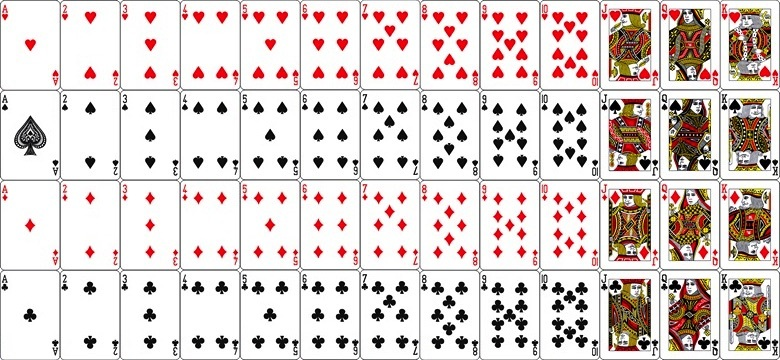
#> input picture cards.jpg, 780 x 360 px, found by its file name
$ python 6-11.12.py
#> lines starting #> are read from the running program, lines starting #| are printed output that depends on the picture
import requests
import cv2 as cv
import os
import matplotlib.pyplot as plt
import numpy as np
import random

card_images = []

def load_image():
  image_name = 'cards.jpg'
  vsplit_number = 4
  hsplit_number = 13

  if not os.path.isfile(image_name):
    response = requests.get('http://3156.bz/techgym/cards.jpg', allow_redirects=False)
    with open(image_name, 'wb') as image:
      image.write(response.content)

  img = cv.imread('./'+image_name)
  img = cv.cvtColor(img, cv.COLOR_BGR2RGB)

  h, w = img.shape[:2]
  crop_img = img[:h // vsplit_number * vsplit_number, :w // hsplit_number * hsplit_number]

  card_images.clear()
  for h_image in np.vsplit(crop_img, vsplit_number):
    for v_image in np.hsplit(h_image, hsplit_number):
      card_images.append(v_image)

class Card:
  def __init__(self,mark,display_name,number,image,flag):
    self.mark = mark
    self.display_name = display_name
    self.number = number
    self.image = image
    self.flag = flag

class Player:
   def __init__(self,name,cards,total_number):
      self.name = name
      self.cards = cards
      self.total_number = total_number

class Human(Player):
   def __init__(self,name,cards,total_number):
        super().__init__(name,cards,total_number)

class Computer(Player):
   def __init__(self,name,cards,total_number):
      super().__init__(name,cards,total_number)

def create_cards():
    global cards
    cards = []
    marks = ['ハート','スペード','ダイヤ','クローバー']
    display_name = ['A']
    for i in range(2,11):
        display_name.append(i)
    display_name += ['J','Q','K']

    card_count = 0
    for i  in marks:
        for j , num in enumerate(display_name):
            if j == 0:
                j = 10
            elif j >= 9:
                j = 9
            cards.append(Card(i,num,j+1,card_images[card_count],0))
            card_count += 1

def deal_card(player):
    random_card = cards[random.randint(0,51)]
    while random_card.flag == 1:
      random_card = cards[random.randint(0,51)]
    player.cards.append(random_card)
    player.total_number += random_card.number
    random_card.flag = 1

def choice():
    while True:
        choice_number = input("ヒット[1] or スタンド[2]")
        if choice_number.isdigit():
            if int(choice_number) == 1 or int(choice_number) == 2:
                return int(choice_number)

def play_once():
    check = choice()
    if check == 1:
      hit()
      return True
    return False

def is_blackjack(total_number):
    if total_number >= 21:
      return True
    return False

def hit():
   deal_card(Human)

def win(total_number):
   if total_number == 21:
      print("勝ち")

def show_cards(playerCards):
  for i,card in enumerate(playerCards):
    plt.subplot(1,6,i+1)
    plt.axis("off")
    plt.imshow(playerCards[i].image)
    print(f"{Human.cards[i].mark}{Human.cards[i].display_name}")
  plt.show()


def play():
  load_image()
#> in load_image, img is the input picture: shape (360, 780, 3); mean B, G, R 206.2, 208.8, 219.7
#> the loop in load_image, `for h_image in np.vsplit(crop_img, vsplit_number):` made 4 passes
#> after the loop in load_image, `for h_image in np.vsplit(crop_img, vsplit_number):`: card_images = 52 items
  create_cards()
#> the loop in create_cards, `for i  in marks:` made 4 passes
#> pass 1, in __init__, `self.image = image`:
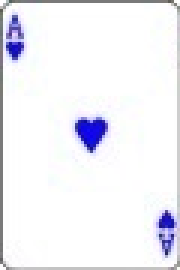
#> self.image: shape (90, 60, 3) (shown 3 times larger); mean of channels 0, 1, 2 246.8, 240.9, 241; drawn as B, G, R
#> pass 1, in __init__ (call 2), `self.image = image`:
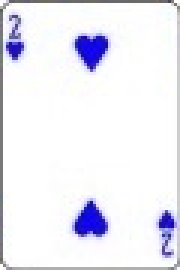
#> self.image: shape (90, 60, 3) (shown 3 times larger); mean of channels 0, 1, 2 245.4, 236.2, 236.6; drawn as B, G, R
#> pass 1, in __init__ (call 3), `self.image = image`:
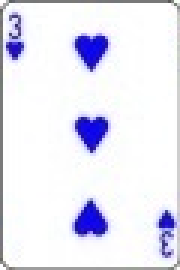
#> self.image: shape (90, 60, 3) (shown 3 times larger); mean of channels 0, 1, 2 244.1, 231.5, 231.9; drawn as B, G, R
#> pass 1, in __init__ (call 4), `self.image = image`:
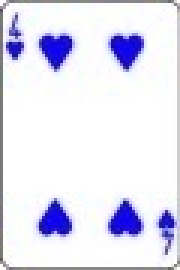
#> self.image: shape (90, 60, 3) (shown 3 times larger); mean of channels 0, 1, 2 243.5, 227.5, 228.1; drawn as B, G, R
#> after the loop in create_cards, `for i  in marks:`: card_count = 52; cards = 52 items; j = 9
  global players
  Human.name = '自分'
  Computer.name = 'コンピューター'
  players = [Human.name,Computer.name]
  Human.cards = []
  Computer.cards = []
  Human.total_number = 0
  Computer.total_number = 0
  deal_card(Human)
  deal_card(Human)
  deal_card(Computer)
  show_cards(Human.cards)
#> in show_cards, `plt.show()`:
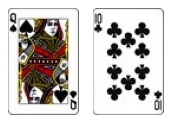
#> figure drawn by matplotlib, 2 panels
  num_check = is_blackjack(Human.total_number)
  check_hit = True
  while num_check == False and check_hit == True:
    check_hit = play_once()
    if check_hit:
      show_cards(Human.cards)
    num_check = is_blackjack(Human.total_number)
#> this loop made 1 pass; the answer given on pass 1: 1
#> pass 1, in show_cards (call 2), `plt.show()`:
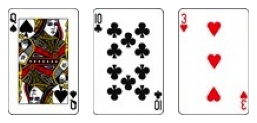
#> figure drawn by matplotlib, 3 panels
  win(Human.total_number)

play()
